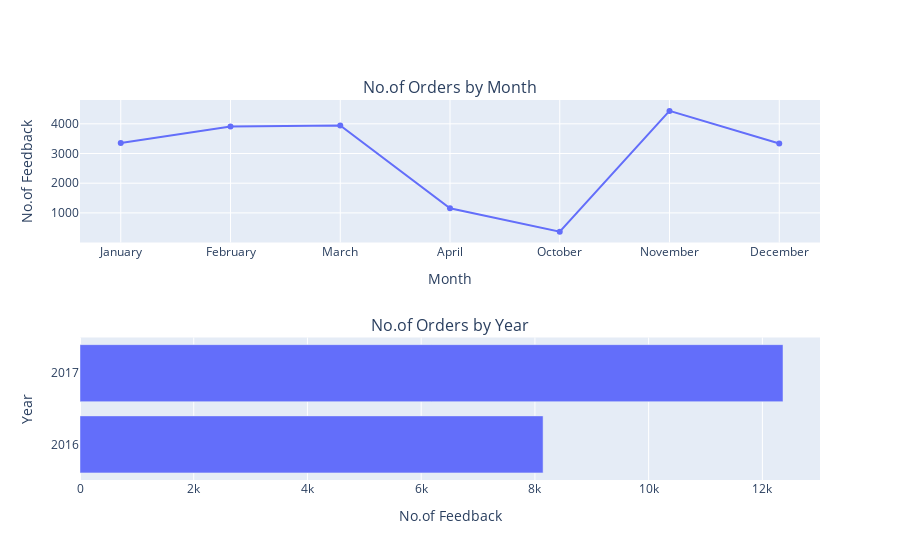

Here is the notebook cell this chart was saved with:
### Code cell
#top 5 products by no of order
def product_order(df):
    temp_df = pd.DataFrame()
    temp_df[['transaction_id','item']] = df[['Transaction','Item']]

    #get top 5 products 
    temp_df = temp_df.groupby('item')['transaction_id'].count().nlargest(5).reset_index(name='count')

    #plotting graph 
    fig = px.bar(temp_df,x='count',y='item',barmode='group',title='Top 5 Product by No.of Orders',
                 labels={'item':'Item','count':'No.of Order'})
    fig.show()

def day_order(df):
    temp_df = pd.DataFrame()
    temp_df [['transaction_id','item','period_day','period_week']] = df[['Transaction','Item','period_day','weekday_weekend']]

    #get individual hours and day names
    temp_df['hour'] = df['time'].dt.hour
    temp_df['day_name'] = df['date'].dt.day_name()
    
    temp_df1 = temp_df.groupby(['period_day','hour'])['transaction_id'].count().reset_index(name='count')
    temp_df2 = temp_df.groupby(['period_week','day_name'])['transaction_id'].count().reset_index(name='count')
    
    #plotting graphs
    fig = make_subplots(rows=1,cols=2,subplot_titles=('Order Distribution by Period of Day','Order Distribution by Day in Week'),
                        specs=[[{'type':'sunburst'},{'type':'sunburst'}]])

    fig1 = px.sunburst(temp_df1,path=['period_day','hour'],values='count',color='period_day', color_discrete_sequence=px.colors.qualitative.Plotly)
    fig1.update_traces(textinfo='label+percent entry')

    fig2 = px.sunburst(temp_df2,path=['period_week','day_name'],values='count',color='period_week', color_discrete_sequence=px.colors.qualitative.Plotly)
    fig2.update_traces(textinfo='label+percent entry')

    for trace in fig1.data:
        fig.add_trace(trace, row=1,col=1)
    for trace in fig2.data:
        fig.add_trace(trace, row=1,col=2)
    fig.show()

def year_month_order(df):
    temp_df = pd.DataFrame()
    temp_df [['transaction_id','item','date']] = df[['Transaction','Item','date']]

    #get individual months and year
    temp_df['year'] = df['date'].dt.year
    temp_df['month_no'] = df['date'].dt.month
    temp_df['month'] = df['date'].dt.month_name()

    temp_df1 = temp_df.groupby(['month_no','month'])['transaction_id'].count().reset_index(name='count')
    temp_df1 = temp_df1.sort_values(by='month_no',ascending=True)
    temp_df2 = temp_df.groupby('year')['transaction_id'].count().reset_index(name='count')

    #plotting graphs
    fig = make_subplots(rows=2,cols=1,subplot_titles=('No.of Orders by Month', 'No.of Orders by Year'))
    fig1 = px.line(temp_df1,x='month',y='count',markers=True)
    fig2 = px.bar(temp_df2,x='count',y='year',orientation='h')

    for trace in fig1.data:
        fig.add_trace(trace,row=1,col=1)
    for trace in fig2.data:
        fig.add_trace(trace,row=2,col=1)

    fig.update_xaxes(title_text="Month",row=1, col=1)
    fig.update_xaxes(title_text="No.of Feedback", row=2, col=1)
    fig.update_yaxes(title_text="Year", type='category', row=2, col=1)
    fig.update_yaxes(title_text="No.of Feedback", row=1, col=1)
    fig.show()


#product_order(df)
#day_order(df)
year_month_order(df)

### Figure 1 — Plotly figure (JSON) as saved in the notebook; plotly's stock layout.template omitted (floating-point values rounded to 4 significant figures)
{"data": [{"hovertemplate": "month=%{x}<br>count=%{y}<extra></extra>", "legendgroup": "", "line": {"color": "#636efa", "dash": "solid"}, "marker": {"symbol": "circle"}, "mode": "lines+markers", "name": "", "orientation": "v", "showlegend": false, "type": "scatter", "x": ["January", "February", "March", "April", "October", "November", "December"], "xaxis": "x", "y": [3356, 3906, 3944, 1157, 369, 4436, 3339], "yaxis": "y"}, {"hovertemplate": "count=%{x}<br>year=%{y}<extra></extra>", "legendgroup": "", "marker": {"color": "#636efa", "pattern": {"shape": ""}}, "name": "", "orientation": "h", "showlegend": false, "textposition": "auto", "type": "bar", "x": [8144, 12363], "xaxis": "x2", "y": [2016, 2017], "yaxis": "y2"}], "layout": {"annotations": [{"font": {"size": 16}, "showarrow": false, "text": "No.of Orders by Month", "x": 0.5, "xanchor": "center", "xref": "paper", "y": 1, "yanchor": "bottom", "yref": "paper"}, {"font": {"size": 16}, "showarrow": false, "text": "No.of Orders by Year", "x": 0.5, "xanchor": "center", "xref": "paper", "y": 0.375, "yanchor": "bottom", "yref": "paper"}], "xaxis": {"anchor": "y", "domain": [0, 1], "title": {"text": "Month"}}, "xaxis2": {"anchor": "y2", "domain": [0, 1], "title": {"text": "No.of Feedback"}}, "yaxis": {"anchor": "x", "domain": [0.625, 1], "title": {"text": "No.of Feedback"}}, "yaxis2": {"anchor": "x2", "domain": [0, 0.375], "title": {"text": "Year"}, "type": "category"}}}
